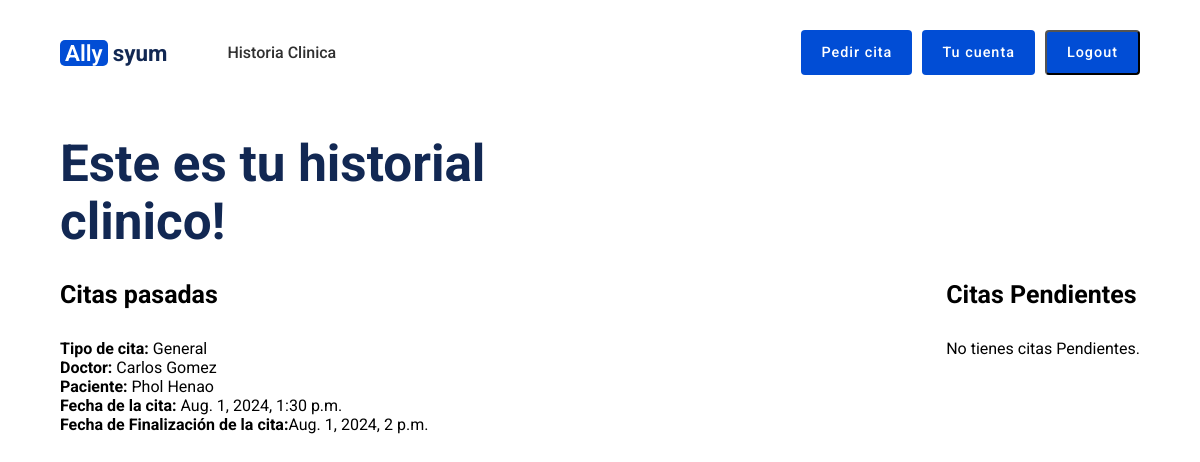
Screenshot of /appointments/clinicHistory/ (signed in) with the database file from the repository.
### appointments/models.py (models this page shows, shortened)
class Appointment(models.Model):
    doctorId = models.ForeignKey(Doctor, on_delete=models.CASCADE)
    userId = models.ForeignKey(CustomUser, on_delete=models.CASCADE)
    tipoCita = models.CharField(max_length=75)
    fechaInicio = models.DateTimeField()
    fechaFin = models.DateTimeField()

class Doctor(models.Model):
    nombre = models.CharField(max_length=40)
    apellidos = models.CharField(max_length=50)
    IPS = models.CharField(max_length=50)
    correo = models.EmailField(unique=True)
    cedula = models.CharField(max_length=20, unique=True)
    especialidad = models.CharField(max_length=50)

### users/models.py (models this page shows, shortened)
class CustomUser(AbstractBaseUser, PermissionsMixin):
    cedula = models.CharField(max_length=20, unique=True)
    nombre = models.CharField(max_length=30)
    apellidos = models.CharField(max_length=30)
    IPS = models.CharField(max_length=50)
    correo = models.EmailField(unique=True)
    tipoDeAfiliacion = models.CharField(max_length=10)  # Puede ser un campo de elección si tienes valores específicos
    is_active = models.BooleanField(default=True)
    is_staff = models.BooleanField(default=False)
    objects = CustomUserManager()
    USERNAME_FIELD = 'cedula'
    REQUIRED_FIELDS = ['nombre', 'apellidos', 'correo', 'tipoDeAfiliacion']

### appointments/views.py (the view)
# urls.py: path('clinicHistory/', views.clinicHistory,name='clinicHistory'),
@login_required(login_url='/users/login')
def clinicHistory(request):
    currentUserId = request.user.id
    pastAppointments = Appointment.objects.filter(userId=currentUserId, fechaFin__lt = datetime.now())
    pendingAppointments = Appointment.objects.filter(userId=currentUserId, fechaFin__gte = datetime.now())
    return render(request,'appointments/clinicHistory.html',{'past':pastAppointments, 'pending':pendingAppointments})

### appointments/templates/appointments/clinicHistory.html (shortened to what this page needs)
<!DOCTYPE html>
{% load static %}
<html lang="en">
<head>
    <link rel="stylesheet" href="{% static 'css/navbar.css' %}">
    <link rel="stylesheet" href="{% static 'css/appointments.css' %}">
    <link rel="stylesheet" href="{% static 'css/clinicHistory.css' %}">
</head>
<body>
    <section id="hero">
        <nav class="navigation">
            <a href="/appointments" class="logo"><span>Ally</span>syum</a>
            <ul class="menu">
                <li><a href="/appointments/clinicHistory">Historia Clinica</a></li>
            </ul>
            <div class="navbar-logout">
                {% if user.tipoDeAfiliacion != 'NA' %}
                <a href="/appointments/getAppointments" class="nav-appointment-btn">Pedir cita</a>
                {% endif %}                <a class="nav-appointment-btn account-button" href="/appointments/urAccount">Tu cuenta</a>
                <button class = "nav-appointment-btn" onclick="window.location.href='/users/logout'">Logout</button>
            </div>
        </nav>
        <div class="hero-content">
            <div class="hero-text">
                <h1>Este es tu historial clinico!</h1>
        </div>
    </section>
    <div class = "clinicHistoryDiv">
        <div class = "pastAppointments">
            <h1>Citas pasadas</h1>
            {% for a in past %}
            <div class="appointment-container">
                <p><strong>Tipo de cita:</strong> {{ a.tipoCita }}</p>
                <p><strong>Doctor:</strong> {{ a.doctorId.nombre }} {{ a.doctorId.apellidos }}</p>
                <p><strong>Paciente:</strong> {{ a.userId.nombre }} {{ a.userId.apellidos }}</p>
                <p><strong>Fecha de la cita:</strong> {{ a.fechaInicio }}</p>
                <p><strong>Fecha de Finalización de la cita:</strong>{{a.fechaFin }}</p>
            </div>
            {% empty %}
                <p>No tienes citas pasadas.</p>
            {% endfor %}
        </div>
        <div class = "futureAppointments">
            <h1>Citas Pendientes</h1>
            {% for ap in pending %}
            <div class="pending-container">
                <div class="detail-container">
                    <p><strong>Tipo de cita:</strong> {{ ap.tipoCita }}</p>
                    <p><strong>Doctor:</strong> {{ ap.doctorId.nombre }} {{ ap.doctorId.apellidos }}</p>
                    <p><strong>Paciente:</strong> {{ ap.userId.nombre }} {{ ap.userId.apellidos }}</p>
                    <p><strong>Fecha de la cita:</strong> {{ ap.fechaInicio }}</p>
                </div>
                <div class ="delete-container">
                    <form action="{% url 'appointments:deleteAppointment' ap.id %}" method="POST">
                        {% csrf_token %}
                        <button class="cancel">Cancelar cita</button>
                    </form>
                </div>
            </div>
            {% empty %}
                <p>No tienes citas Pendientes.</p>
            {% endfor %}
        </div>
    </div>
</body>
</html>

### static/css/navbar.css (style rules this page uses)
* { margin: 0px; padding: 0px; font-family: "Roboto", Helvetica, sans-serif; box-sizing: border-box; scroll-behavior: smooth; }
a { text-decoration: none; }
ul { list-style: none; }
.navigation { display: flex; justify-content: space-between; align-items: center; max-width: 1200px; width: 90%; margin: 0px auto; padding: 30px 0px; }
.navbar-logout { display: flex; flex-direction: row; }
.logo { color:#122853; font-weight: 700; font-size: 1.4rem; }
.logo span { background-color: #014dd5; color: #ffffff; padding: 0px 5px; border-radius: 5px; font-weight: 600; margin-right: 5px; }
.menu { display: flex; justify-content: center; align-items: center; margin-right: auto; margin-left: 40px; }
.menu li a { margin: 0px 20px; color: #303030; font-weight: 500; transition: all ease 0.3s; }
.nav-appointment-btn { cursor: pointer; height: 45px; padding: 0px 20px; margin-left: 10px; border-radius:4px; background-color: #014dd5; color: #ffffff; display: flex; justify-content: center; align-items: center; font-weight: 500; letter-spacing: 1px; font-size: 0.9rem; }
.hero-content { max-width: 1200px; width: 90%; margin: 0px auto; display: grid; grid-template-columns: 1fr 1fr; align-items: flex-start; margin-top: auto; }
.hero-text { display: flex; flex-direction: column; margin-top: 30px; }
.hero-text h1 { font-size: 3.2rem; color: #122853; line-height: 3.6rem; }

### static/css/clinicHistory.css (style rules this page uses)
.clinicHistoryDiv { display: flex; flex-direction: row; justify-content: space-between; max-width: 1200px; width: 90%; margin: 0px auto; margin-top: 30px; }
.pastAppointments h1 { font-size: 25px; color: black; margin-bottom: 30px; }
.futureAppointments h1 { font-size: 25px; color: black; margin-bottom: 30px; }
.appointment-container { margin-bottom: 20px; }

### rows the page displays
Appointment: tipoCita "General", doctorId.nombre "Carlos", doctorId.apellidos "Gomez", userId.nombre "Phol", userId.apellidos "Henao", fechaInicio "Aug. 1, 2024, 1:30 p.m.", fechaFin "Aug. 1, 2024, 2 p.m."
